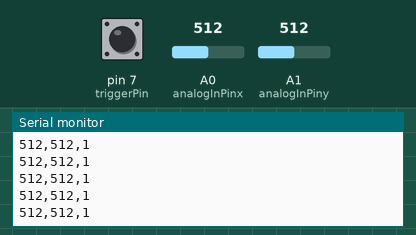
Simulated run of this sketch. Board: Arduino Uno, built with avr-gcc and run on an emulated ATmega328P. On the bench: the last lines printed to the serial monitor. The test bench sets the inputs (shaded band); at power-on: A0 (analogInPinx) = 512, A1 (analogInPiny) = 512, pin 7 (triggerPin) HIGH.

Above: at 1.2 s.
1.3 s: A0 (analogInPinx) set to 111
At 1.8 s:
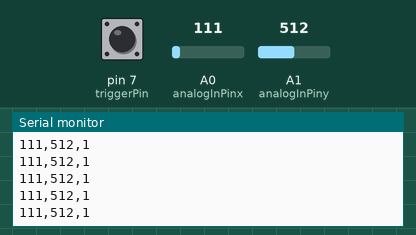
2.8 s: A0 (analogInPinx) set to 93
At 3.3 s:
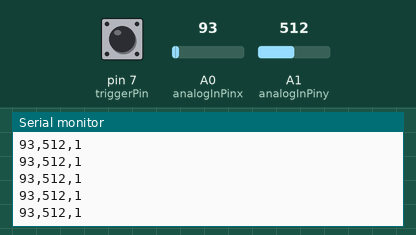
7.3 s: A1 (analogInPiny) set to 982
At 8.1 s:
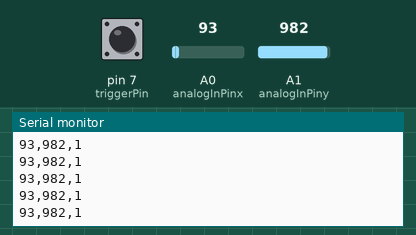
8.8 s: A1 (analogInPiny) set to 1017
At 9.3 s:
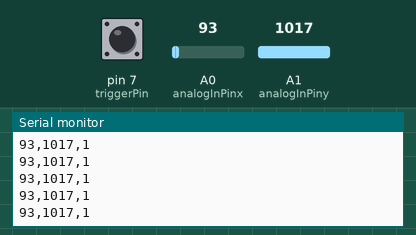
Timing chart, 0 to 11.8 s (numbered marks = the images above; inputs shaded):
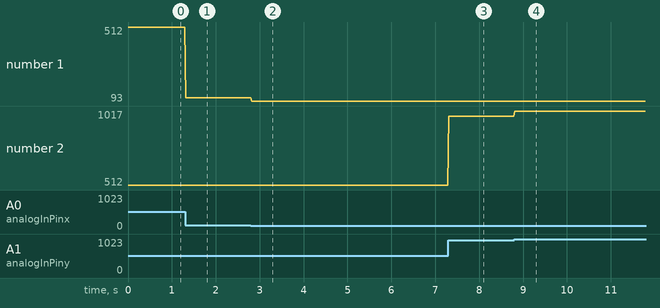

The sketch:

JoystickSerial.ino
```cpp
// These constants won't change.  They're used to give names
// to the pins used:
const int analogInPinx = A0;  // Analog input pin that the potentiometer is attached to
const int analogInPiny = A1;  // Analog input pin that the potentiometer is attached to
const int triggerPin = 7;  // Digital input pin that the button is attached to

int sensorValuex = 0;        // value read from the pot x
int sensorValuey = 0;        // value read from the pot y
int trigger = 0;        // value read from the pot y

void setup() {
  // initialize serial communications at 9600 bps:
  Serial.begin(9600);
  pinMode(7, INPUT_PULLUP);
}

void loop() {
  // read the analog in value:
  sensorValuex = analogRead(analogInPinx);
  delay(10);
  sensorValuey = analogRead(analogInPiny);
  trigger = digitalRead(triggerPin);

  // print the results to the serial monitor:
  Serial.print(sensorValuex);
  Serial.print(",");
  Serial.print(sensorValuey);
  Serial.print(",");
  Serial.println(trigger);

  // wait 2 milliseconds before the next loop
  // for the analog-to-digital converter to settle
  // after the last reading:
  delay(10);
}
```

Measured:
- after the input at 1.3 s, the serial monitor: prints a new line at once (image 1)
- after the input at 2.8 s, the serial monitor: prints a new line at once (image 2)
- after the input at 7.3 s, the serial monitor: prints a new line at once (image 3)
- after the input at 8.8 s, the serial monitor: prints a new line at once (image 4)
- plotted number 1: 512 → 111 after the input at 1.3 s, 111 → 93 after the input at 2.8 s
- plotted number 2: 512 → 982 after the input at 7.3 s, 982 → 1017 after the input at 8.8 s
